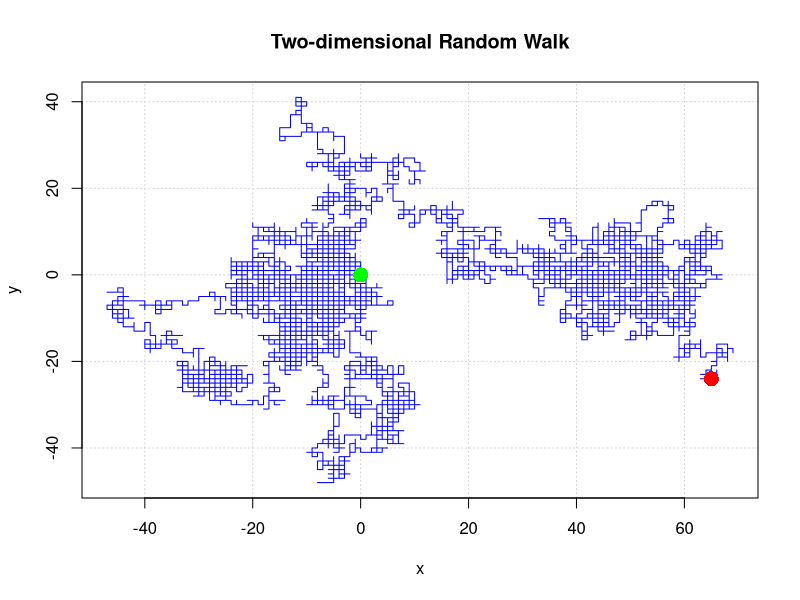

Source code (R):
#specifying number of steps
nsteps <- 10000

#specifying seed
set.seed(607335)

#defining walk as matrix
walk <- matrix(NA, nrow=nsteps, ncol=2)

#setting starting point
walk[1,] <- c(0,0)

#defining random steps
rstep <- matrix(c(1, 0, -1, 0, 0, 1, 0, -1),
nrow=4, ncol=2, byrow=TRUE)

#simulating trajectories
for (i in 2:nsteps) {
  walk[i,] <- walk[i-1,] + rstep[sample(1:4, size=1),]
}

#plotting trajectories
plot(x=walk[,1],y=walk[,2], main="Two-dimensional Random Walk", type="l", col="blue",
     xlim=range(walk[,1]), ylim=range(walk[,2]), xlab="x", ylab="y",
     panel.first=grid())

#adding starting point
points(cbind(walk[1,1], walk[1,2]), pch=16, col="green", cex=2)

#adding ending point
points(cbind(walk[nsteps,1],walk[nsteps,2]), pch=16, col="red", cex=2)
